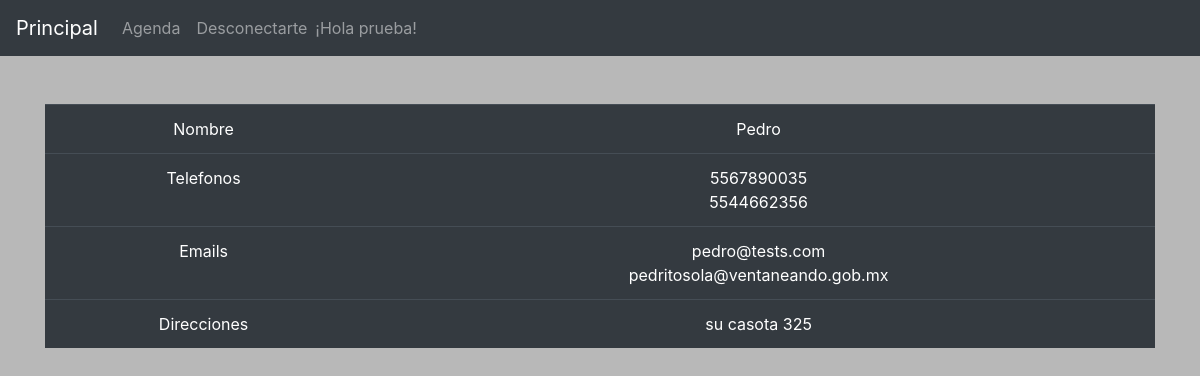
The page /contactos/detalles/5/ (signed in) on the database its author committed.
### contactbook/models.py (models this page shows)
class Contacto(models.Model):
    name = models.CharField(max_length=100)
    phone = models.CharField(max_length=20)
    phone2 = models.CharField(max_length=20, null=True)
    phone3 = models.CharField(max_length=20, null=True)
    phone4 = models.CharField(max_length=20, null=True)
    phone5 = models.CharField(max_length=20, null=True)
    phone6 = models.CharField(max_length=20, null=True)
    phone7 = models.CharField(max_length=20, null=True)
    phone8 = models.CharField(max_length=20, null=True)
    phone9 = models.CharField(max_length=20, null=True)
    phone10 = models.CharField(max_length=20, null=True)
    email = models.EmailField()
    email2 = models.EmailField(null=True)
    email3 = models.EmailField(null=True)
    email4 = models.EmailField(null=True)
    email5 = models.EmailField(null=True)
    email6 = models.EmailField(null=True)
    email7 = models.EmailField(null=True)
    email8 = models.EmailField(null=True)
    email9 = models.EmailField(null=True)
    email10 = models.EmailField(null=True)
    address = models.CharField(max_length=150)
    address2 = models.CharField(max_length=150, null=True)
    address3 = models.CharField(max_length=150, null=True)
    address4 = models.CharField(max_length=150, null=True)
    address5 = models.CharField(max_length=150, null=True)
    address6 = models.CharField(max_length=150, null=True)
    address7 = models.CharField(max_length=150, null=True)
    address8 = models.CharField(max_length=150, null=True)
    address9 = models.CharField(max_length=150, null=True)
    address10 = models.CharField(max_length=150, null=True)
    owner = models.ForeignKey(User, on_delete=models.CASCADE)

### contactbook/views.py (the view)
# urls.py: path('contactos/detalles/<int:contact_id>/', contact_detail_page, name='details'),
def contact_detail_page(request, contact_id):
    obj = Contacto.objects.get(id=contact_id)
    template_name = 'contact_detail.html'
    context = {"object": obj}
    return render(request, template_name, context)

### contactos/templates/contact_detail.html (shortened to what this page needs)
{% extends 'base.html' %}
{% block content %}
{% if user.is_authenticated %}
  <div style="text-align:center">
      <div class="container">
          <br>
          <br>
          <table class="table table-dark">
              <tr><td>Nombre</td><td>{{ object.name }}</td></tr>
              <tr><td>Telefonos</td><td>
                  <ul class="list-group">
                      <li class="list-group item">{{ object.phone }}</li>
                      <li class="list-group item">{{ object.phone2 }}</li>
                  </ul>
                  </td>
              </tr>
              <tr><td>Emails</td><td>
                  <ul class="list-group">
                      <li class="list-group item">{{ object.email }}</li>
                      <li class="list-group item">{{ object.email2 }}</li>
                  </ul>
              </td>
              </tr>
              <tr><td>Direcciones</td><td>
                  <ul class="list-group">
                      <li class="list-group item">{{ object.address }}</li>
                  </ul>
              </td>
              </tr>
          </table>
      </div>
  </div>
{% else %}
  <p>No estás conectado</p>
{% endif %}
{% endblock %}

### contactos/templates/base.html (shortened to what this page needs)
{% load static %}
<!doctype html>
<html lang="en">
  <head>
    <link rel="stylesheet" href="https://stackpath.bootstrapcdn.com/bootstrap/4.3.1/css/bootstrap.min.css">
    <link rel="stylesheet" href="{% static 'css/estilo.css' %}">
  </head>
  <body>
      <nav class="navbar navbar-expand-lg navbar-dark bg-dark">
          <a class="navbar-brand" href="{% url 'home' %}">Principal</a>
          <div class="collapse navbar-collapse" id="navbarNavAltMarkup">
            <div class="navbar-nav">
              {% if user.is_authenticated %}<a class="nav-item nav-link" href="{% url 'list_contacts' %}">Agenda</a> <a class="nav-item nav-link" href="{% url 'logout' %}">Desconectarte</a> <span class="navbar-text">¡Hola {{ user.username }}! </span>{% else %} <a class="nav-item nav-link" href="{% url 'signup' %}">Únete</a>   <a class="nav-item nav-link" href="{% url 'login' %}">Conéctate</a> {% endif %}
            </div>
          </div>
      </nav>
      <main>
        {% block content %}
        {% endblock %}
      </main>
  </body>
</html>

### contactos/static/css/estilo.css (style rules this page uses)
body { background-color: #B8B8B8; }

### rows shown on the page
Contacto: name "Pedro", phone "5567890035", phone2 "5544662356", email "pedro@tests.com", email2 "pedritosola@ventaneando.gob.mx", address "su casota 325"

### other values the page prints
{{ user.username }} "prueba"
